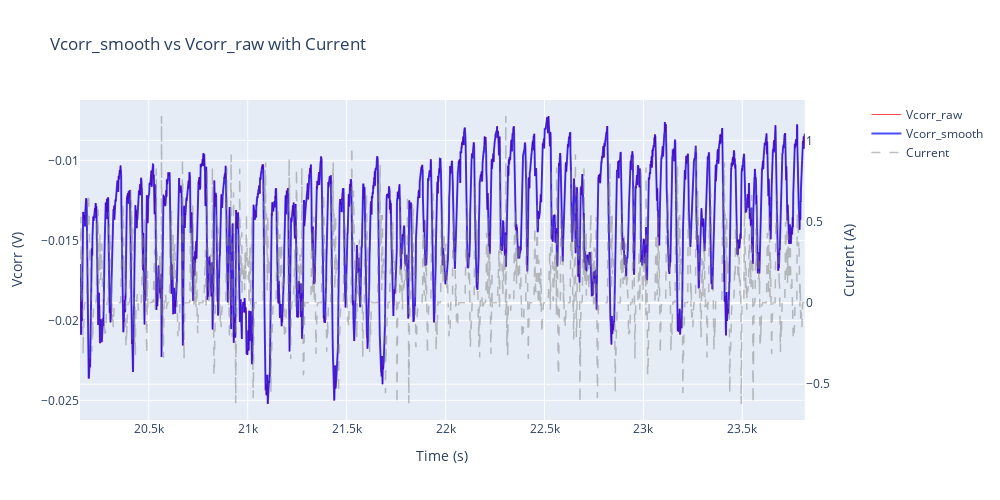
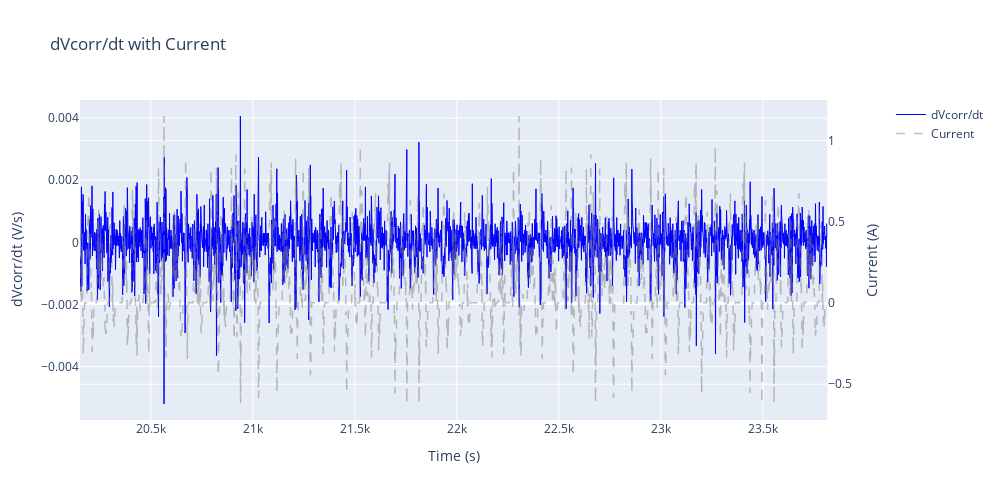

The notebook cell saved with these charts, in order:
### Code cell
import plotly.graph_objects as go
from plotly.subplots import make_subplots


# Create subplots with secondary y-axis
fig = make_subplots(specs=[[{"secondary_y": True}]])

# Raw Vcorr
fig.add_trace(
    go.Scatter(
        x=data_dict["time"],
        y=Y_raw,
        mode='lines',
        name='Vcorr_raw',
        line=dict(color='red', width=1),
        opacity=0.7
    ),
    secondary_y=False
)

# Smooth Vcorr
fig.add_trace(
    go.Scatter(
        x=data_dict["time"],
        y=Y,
        mode='lines',
        name='Vcorr_smooth',
        line=dict(color='blue', width=2),
        opacity=0.7
    ),
    secondary_y=False
)

# Current on secondary y-axis
fig.add_trace(
    go.Scatter(
        x=data_dict["time"],
        y=data_dict["I"] * 0.25,  # De-normalize if needed
        mode='lines',
        name='Current',
        line=dict(color='gray', width=1.5, dash='dash'),
        opacity=0.5
    ),
    secondary_y=True
)

# Update layout
fig.update_xaxes(title_text='Time (s)')
fig.update_yaxes(title_text='Vcorr (V)', secondary_y=False)
fig.update_yaxes(title_text='Current (A)', secondary_y=True)

fig.update_layout(
    title='Vcorr_smooth vs Vcorr_raw with Current',
    hovermode='x unified',
    width=1000,
    height=500
)

fig.show()


# ===== Diff plot with current =====
fig2 = make_subplots(specs=[[{"secondary_y": True}]])

# dVcorr/dt
time_diff = data_dict["time"][1:]  # time for diff
fig2.add_trace(
    go.Scatter(
        x=time_diff,
        y=np.diff(Y),
        mode='lines',
        name='dVcorr/dt',
        line=dict(color='blue', width=1),
    ),
    secondary_y=False
)

# Current on secondary y-axis
fig2.add_trace(
    go.Scatter(
        x=data_dict["time"],
        y=data_dict["I"] * 0.25,  # De-normalize if needed
        mode='lines',
        name='Current',
        line=dict(color='gray', width=1.5, dash='dash'),
        opacity=0.5
    ),
    secondary_y=True
)

# Update layout
fig2.update_xaxes(title_text='Time (s)')
fig2.update_yaxes(title_text='dVcorr/dt (V/s)', secondary_y=False)
fig2.update_yaxes(title_text='Current (A)', secondary_y=True)

fig2.update_layout(
    title='dVcorr/dt with Current',
    hovermode='x unified',
    width=1000,
    height=500
)

fig2.show()




plt.figure()
plt.plot(np.diff(Y))

### Figure 1 — Plotly figure (JSON) as saved in the notebook; plotly's stock layout.template omitted (floating-point values rounded to 4 significant figures; data arrays with more than 128 entries replaced by an {"elided": "..."} marker saying what was removed)
{"data": [{"line": {"color": "red", "width": 1}, "mode": "lines", "name": "Vcorr_raw", "opacity": 0.7, "type": "scatter", "x": {"elided": "3666 float values"}, "xaxis": "x", "y": {"elided": "3666 float values"}, "yaxis": "y"}, {"line": {"color": "blue", "width": 2}, "mode": "lines", "name": "Vcorr_smooth", "opacity": 0.7, "type": "scatter", "x": {"elided": "3666 float values"}, "xaxis": "x", "y": {"elided": "3666 float values"}, "yaxis": "y"}, {"line": {"color": "gray", "dash": "dash", "width": 1.5}, "mode": "lines", "name": "Current", "opacity": 0.5, "type": "scatter", "x": {"elided": "3666 float values"}, "xaxis": "x", "y": {"elided": "3666 float values"}, "yaxis": "y2"}], "layout": {"height": 500, "hovermode": "x unified", "title": {"text": "Vcorr_smooth vs Vcorr_raw with Current"}, "width": 1000, "xaxis": {"anchor": "y", "domain": [0, 0.94], "title": {"text": "Time (s)"}}, "yaxis": {"anchor": "x", "domain": [0, 1], "title": {"text": "Vcorr (V)"}}, "yaxis2": {"anchor": "x", "overlaying": "y", "side": "right", "title": {"text": "Current (A)"}}}}

### Figure 2 — Plotly figure (JSON) as saved in the notebook; plotly's stock layout.template omitted (floating-point values rounded to 4 significant figures; data arrays with more than 128 entries replaced by an {"elided": "..."} marker saying what was removed)
{"data": [{"line": {"color": "blue", "width": 1}, "mode": "lines", "name": "dVcorr/dt", "type": "scatter", "x": {"elided": "3665 float values"}, "xaxis": "x", "y": {"elided": "3665 float values"}, "yaxis": "y"}, {"line": {"color": "gray", "dash": "dash", "width": 1.5}, "mode": "lines", "name": "Current", "opacity": 0.5, "type": "scatter", "x": {"elided": "3666 float values"}, "xaxis": "x", "y": {"elided": "3666 float values"}, "yaxis": "y2"}], "layout": {"height": 500, "hovermode": "x unified", "title": {"text": "dVcorr/dt with Current"}, "width": 1000, "xaxis": {"anchor": "y", "domain": [0, 0.94], "title": {"text": "Time (s)"}}, "yaxis": {"anchor": "x", "domain": [0, 1], "title": {"text": "dVcorr/dt (V/s)"}}, "yaxis2": {"anchor": "x", "overlaying": "y", "side": "right", "title": {"text": "Current (A)"}}}}
